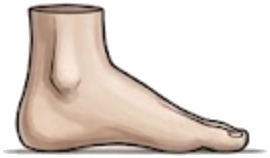
#> input picture ArtIncoming/Human/crops/crop_22.png, 270 x 158 px, given in place of pelvis.png, which was not available
$ python arth3-ends.py
#> lines starting #> are read from the running program, lines starting #| are printed output that depends on the picture; after the words box and inside, x2 and y2 are one past the last pixel; in counts of white or black regions, pixels touching at a corner belong together; pictures that were not available may be replaced by others from this repository, and a replacement may not be noted
#!/usr/bin/env python3
"""ART-H3 probe: the tone of each canvas' own cut ends (the last rows/cols of the ink).

For every segment canvas and every end that the generator grows, print the mean RGB and
alpha coverage of the outermost 10 ink lines - so a drawn dark rim (the "cut face" the art
draws) can be seen as numbers before/after the ART-H3 profile, and the seam-bridge width
can be chosen from the real rim depth instead of a guess.
"""
import os
import sys

import numpy as np
from PIL import Image

PROJECT = os.path.dirname(os.path.dirname(os.path.abspath(__file__)))
ART = os.path.join(PROJECT, "Assets", "Resources", "Art", "Human")
ALPHA_MIN = 16

ENDS = {
    "pelvis": [("top", 0), ("bottom", 1)],
    "torso": [("top", 0), ("bottom", 1)],
    "neck": [("top", 0), ("bottom", 1)],
    "head": [("bottom", 1)],
    "upper": [("top", 0), ("bottom", 1)],
    "lower": [("top", 0), ("bottom", 1)],
    "hand": [("top", 0)],
    "thigh": [("top", 0), ("bottom", 1)],
    "shin": [("top", 0), ("bottom", 1)],
    "foot": [("top", 0), ("back", -1)],
    "toe": [("back", -1)],
}


def rows_of(a, axis, side):
    """Line indices of the ink, ordered from the END inwards (10 lines)."""
    m = a[:, :, 3] > ALPHA_MIN
    if axis == 0:
        counts = m.sum(axis=1)
    else:
        counts = m.sum(axis=0)
    idx = np.where(counts >= 3)[0]
    if len(idx) == 0:
        return []
    return list(idx[:10]) if side == 0 else list(idx[-10:])[::-1]


def line_stats(a, axis, i):
    line = a[i, :, :] if axis == 0 else a[:, i, :]
    ink = line[line[:, 3] > ALPHA_MIN]
    if len(ink) == 0:
        return None
    rgb = ink[:, :3].mean(axis=0)
    lum = 0.2126 * rgb[0] + 0.7152 * rgb[1] + 0.0722 * rgb[2]
    return rgb, lum, len(ink)


def main():
    for part, ends in ENDS.items():
        p = os.path.join(ART, part + ".png")
        a = np.array(Image.open(p).convert("RGBA"))
#> a is the input picture: shape (158, 270, 4); mean R, G, B, A 225, 214.1, 206.4, 124.6
        for name, side in ends:
            axis = 0 if name in ("top", "bottom") else 1
            idx = rows_of(a, axis, 0 if name in ("top", "back") else 1)
            if not idx:
                print("%-6s %-6s no ink" % (part, name))
                continue
            parts = []
            for k, i in enumerate(idx[:6]):
                st = line_stats(a, axis, i)
                if st is None:
                    continue
                rgb, lum, n = st
                parts.append("k%d lum %5.1f rgb %3d,%3d,%3d n%3d" %
                             (k, lum, rgb[0], rgb[1], rgb[2], n))
            print("%-6s %-6s | %s" % (part, name, " | ".join(parts)))
#> this loop made 2 passes
#> idx on passes 1 to 2: [2, 3, 4, 5, 6, 7, 8, 9, 10, 11], [155, 154, 153, 152, 151, 150, 149, 148, 147, 146]
#> pass 1, in rows_of, `m = a[:, :, 3] > ALPHA_MIN`:
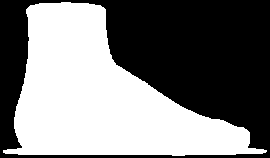
#> m: shape (158, 270) bool; 48.9% white; 1 white region, box (x1, y1, x2, y2) and area: (3, 2, 267, 156) 20848
#> pass 2 of the loop in main, `for part, ends in ENDS.items():`:
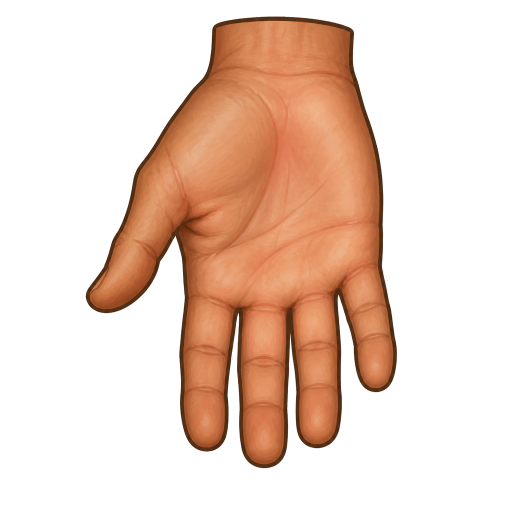
#> input picture ArtIncoming/Human/gen/human_hand.png, 1024 x 1024 px, given in place of torso.png, which was not available (shown at 1/2 size)
#> in main, a is the input picture: shape (1024, 1024, 4); mean R, G, B, A 231.2, 205.8, 191.9, 84.9
#> the loop in main, `for name, side in ends:` made 2 passes
#> idx on passes 1 to 2: [32, 33, 34, 35, 36, 37, 38, 39, 40, 41], [936, 935, 934, 933, 932, 931, 930, 929, 928, 927]
#> pass 1, in rows_of (call 3), `m = a[:, :, 3] > ALPHA_MIN`:
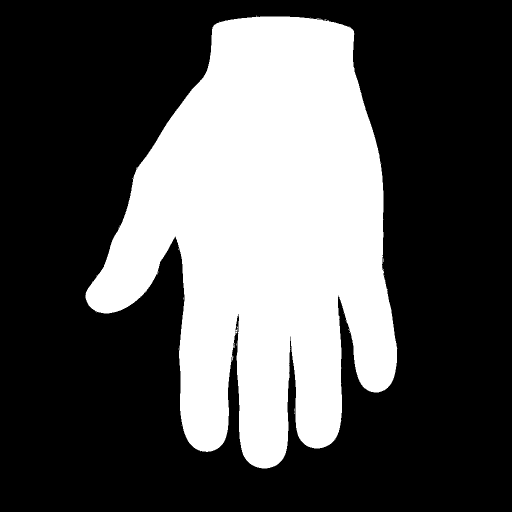
#> m: shape (1024, 1024) bool (shown at 1/2 size); 33.3% white; 32 white regions (31 under 20 px), largest, box (x1, y1, x2, y2) and area: (171, 33, 794, 937) 348854
    return 0


if __name__ == "__main__":
#> (the run stopped early here; a loop or call above may not have finished)
